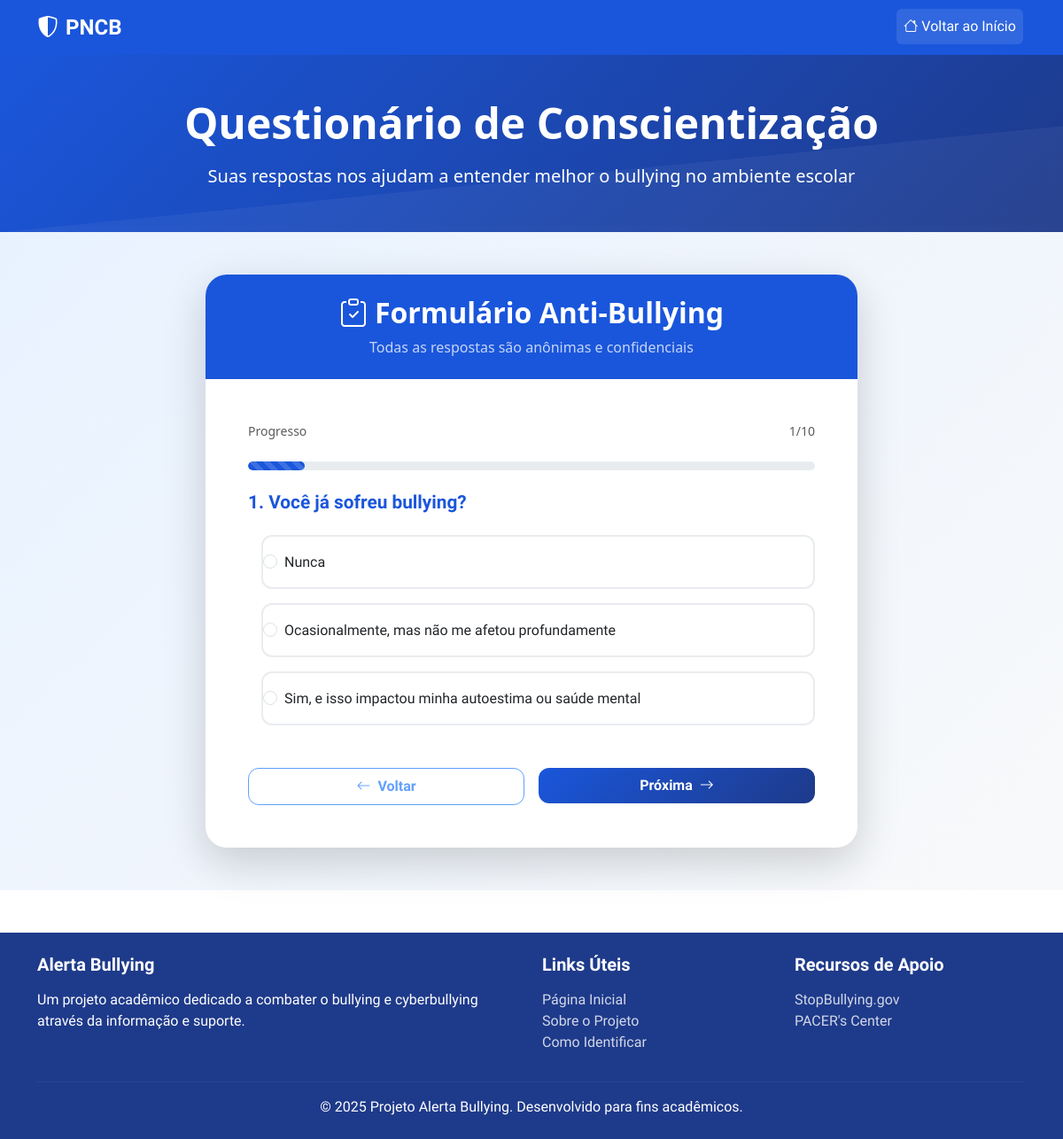
Page /formulario on the committed database.
### tables this page shows
CREATE TABLE Perguntas (
                    id_perg INTEGER PRIMARY KEY AUTOINCREMENT,
                    texto_perg TEXT NOT NULL,
                    ordem_perg INTEGER NOT NULL
                );

CREATE TABLE Resposta (
                    id_opcao INTEGER PRIMARY KEY AUTOINCREMENT,
                    id_pergunta INTEGER,
                    texto_opcao TEXT NOT NULL,
                    pontuacao INTEGER NOT NULL,
                    FOREIGN KEY (id_pergunta) REFERENCES Perguntas(id_perg)
                );

### app.py (the view)
@app.route('/formulario')
def formulario():
    try:
        perguntas = db.buscar_perguntas()
        print(f"✅ Carregadas {len(perguntas)} perguntas do banco")
        return render_template('variavel/formulario/formulario.html', perguntas=perguntas)
    except Exception as e:
        print(f"❌ Erro ao carregar perguntas: {e}")
        return "Erro ao carregar o formulário", 500

### templates/variavel/formulario/formulario.html (shortened to what this page needs)
<!DOCTYPE html>
<html lang="pt-br">
<head>
    <link href="https://cdn.jsdelivr.net/npm/bootstrap@5.3.2/dist/css/bootstrap.min.css" rel="stylesheet">
    <link rel="stylesheet" href="https://cdn.jsdelivr.net/npm/bootstrap-icons@1.11.6/font/bootstrap-icons.css">
    <link rel="stylesheet" href="{{ url_for('static', filename='style/variavel/formulario/formulario.css') }}">
</head>
<body>
    <nav class="navbar navbar-expand-lg navbar-dark bg-primary-custom">
        <div class="container">
            <a class="navbar-brand fw-bold" href="{{ url_for('index') }}">
                <i class="bi bi-shield-shaded me-2"></i>PNCB
            </a>
            <div class="collapse navbar-collapse" id="navbarNav">
                <ul class="navbar-nav ms-auto">
                    <li class="nav-item">
                        <a class="nav-link active" href="{{ url_for('index') }}">
                            <i class="bi bi-house me-1"></i>Voltar ao Início
                        </a>
                    </li>
                </ul>
            </div>
        </div>
    </nav>
    <section class="hero-section text-white text-center py-5">
        <div class="container">
            <h1 class="display-5 fw-bold mb-3">Questionário de Conscientização</h1>
            <p class="lead mb-0">Suas respostas nos ajudam a entender melhor o bullying no ambiente escolar</p>
        </div>
    </section>
    <section class="form-section py-5">
        <div class="container">
            <div class="row justify-content-center">
                <div class="col-lg-8 col-md-10">
                    <div class="card shadow-lg border-0 form-card">
                        <div class="card-header bg-primary-custom text-white text-center py-4">
                            <h2 class="mb-0 fw-bold"><i class="bi bi-clipboard-check me-2"></i>Formulário Anti-Bullying</h2>
                            <p class="mb-0 mt-2 opacity-75">Todas as respostas são anônimas e confidenciais</p>
                        </div>
                        <div class="card-body p-4 p-md-5">
                            <div class="d-flex justify-content-between align-items-center mb-4">
                                <small class="text-muted">Progresso</small>
                                <small class="text-muted"><span id="pergunta-atual">1</span>/{{ perguntas|length }}</small>
                            </div>
                            <div class="progress mb-4" style="height: 10px;">
                                <div class="progress-bar bg-primary-custom progress-bar-striped progress-bar-animated"
                                     role="progressbar" style="width: 10%;"
                                     aria-valuenow="10" aria-valuemin="0" aria-valuemax="100" id="barra-progresso"></div>
                            </div>
                            <form id="formulario-bullying">
                                <div id="container-perguntas">
                                    {% if perguntas %}
                                        {% for pergunta in perguntas %}
                                        <div class="pergunta {% if loop.first %}pergunta-ativa{% else %}d-none{% endif %}" data-id="{{ pergunta.id_perg }}">
                                            <h4 class="question-title mb-4">{{ pergunta.ordem_perg }}. {{ pergunta.texto_perg }}</h4>
                                            <div class="opcoes-resposta">
                                                {% for opcao in pergunta.opcoes %}
                                                <div class="form-check mb-3 option-card">
                                                    <input class="form-check-input" type="radio"
                                                           name="pergunta_{{ pergunta.id_perg }}"
                                                           id="p{{ pergunta.id_perg }}o{{ opcao.id_opcao }}"
                                                           value="{{ opcao.pontuacao }}" required
                                                           data-pergunta="{{ pergunta.id_perg }}">
                                                    <label class="form-check-label w-100" for="p{{ pergunta.id_perg }}o{{ opcao.id_opcao }}">
                                                        {{ opcao.texto_opcao }}
                                                    </label>
                                                </div>
                                                {% endfor %}
                                            </div>
                                        </div>
                                        {% endfor %}
                                    {% endif %}
                                </div>
                                {% if perguntas %}
                                <div class="botoes-navegacao mt-5">
                                    <div class="row g-3">
                                        <div class="col-6">
                                            <button type="button" class="btn btn-outline-primary w-100 py-2" id="btn-voltar" disabled>
                                                <i class="bi bi-arrow-left me-2"></i>Voltar
                                            </button>
                                        </div>
                                        <div class="col-6">
                                            <button type="button" class="btn btn-primary w-100 py-2" id="btn-proximo">
                                                Próxima<i class="bi bi-arrow-right ms-2"></i>
                                            </button>
                                        </div>
                                    </div>
                                </div>
                                {% endif %}
                            </form>
                        </div>
                    </div>
                </div>
            </div>
        </div>
    </section>
    <footer class="footer py-4 mt-5">
        <div class="container">
            <div class="row">
                <div class="col-md-6">
                    <h5>Alerta Bullying</h5>
                    <p>Um projeto acadêmico dedicado a combater o bullying e cyberbullying através da informação e suporte.</p>
                </div>
                <div class="col-md-3">
                    <h5>Links Úteis</h5>
                    <ul class="list-unstyled">
                        <li><a href="{{ url_for('index') }}" class="text-decoration-none">Página Inicial</a></li>
                        <li><a href="{{ url_for('definicao') }}" class="text-decoration-none">Sobre o Projeto</a></li>
                        <li><a href="{{ url_for('identificar') }}" class="text-decoration-none">Como Identificar</a></li>
                    </ul>
                </div>
                <div class="col-md-3">
                    <h5>Recursos de Apoio</h5>
                    <ul class="list-unstyled">
                        <li><a href="https://www.stopbullying.gov/" class="text-decoration-none" target="_blank">StopBullying.gov</a></li>
                        <li><a href="https://www.pacer.org/bullying/info/cyberbullying/" class="text-decoration-none" target="_blank">PACER's Center</a></li>
                    </ul>
                </div>
            </div>
            <hr>
            <p class="text-center mb-0">&copy; 2025 Projeto Alerta Bullying. Desenvolvido para fins acadêmicos.</p>
        </div>
    </footer>
</body>
</html>

### static/style/variavel/formulario/formulario.css (style rules this page uses)
:root { --primary-blue: #1a56db; --secondary-blue: #1e4a7c; --light-blue: #e8f2ff; --accent-blue: #3b82f6; --dark-blue: #1e3a8a; --text-dark: #2d3748; --text-light: #718096; --white: #ffffff; }
.navbar.bg-primary-custom { background-color: var(--primary-blue) !important; }
.navbar-brand { font-family: 'Comic Neue', cursive; font-weight: 700; font-size: 1.5rem; }
.navbar-nav .nav-link { font-family: 'Comic Neue', cursive; font-weight: 500; padding: 0.5rem 1rem; margin: 0 0.2rem; border-radius: 0.375rem; transition: all 0.3s ease; }
.navbar-nav .nav-link:hover, .navbar-nav .nav-link.active { background-color: rgba(255, 255, 255, 0.1); transform: translateY(-1px); }
.hero-section { background: linear-gradient(135deg, var(--primary-blue) 0%, var(--dark-blue) 100%); position: relative; overflow: hidden; }
.hero-section::before { content: ''; position: absolute; top: 0; left: 0; right: 0; bottom: 0; background-size: cover; }
.hero-section .container { position: relative; z-index: 2; }
.form-section { background: linear-gradient(135deg, var(--light-blue) 0%, #f8f9fa 100%); min-height: 70vh; }
.form-card { border-radius: 1.5rem; overflow: hidden; border: none; box-shadow: 0 4px 6px rgba(0, 0, 0, 0.05); transition: all 0.3s ease; }
.card-header { border-bottom: none; }
.question-title { color: var(--primary-blue); font-family: 'Comic Neue', cursive; font-weight: 700; font-size: 1.3rem; }
.option-card { margin-left: 15px; padding: 1rem 1.5rem; border: 2px solid #e9ecef; border-radius: 0.75rem; transition: all 0.3s ease; cursor: pointer; margin-bottom: 1rem; }
.option-card .form-check-label { font-family: 'Comic Neue', cursive; font-weight: 400; font-size: 1rem; cursor: pointer; width: 100%; }
.pergunta { transition: all 0.4s ease-in-out; }
.pergunta-ativa { display: block !important; animation: slideIn 0.4s ease-out; }
.progress { border-radius: 1rem; background-color: #e9ecef; height: 10px; }
.progress-bar { border-radius: 1rem; transition: width 0.5s ease; background-color: var(--primary-blue); }
.btn { border-radius: 0.75rem; font-family: 'Comic Neue', cursive; font-weight: 600; transition: all 0.3s ease; }
.btn-primary { background: linear-gradient(135deg, var(--primary-blue) 0%, var(--dark-blue) 100%); border: none; padding: 0.75rem 2rem; }
.btn-outline-primary { color: var(--primary-blue); border-color: var(--primary-blue); padding: 0.75rem 2rem; }
.footer { background-color: var(--dark-blue) !important; color: var(--white); margin-top: auto; }
.footer h5 { color: var(--white); font-family: 'Comic Neue', cursive; font-weight: 600; margin-bottom: 1rem; }
.footer p, .footer li { font-family: 'Comic Neue', cursive; font-weight: 400; }
.footer a { color: rgba(255, 255, 255, 0.8); transition: color 0.3s ease; text-decoration: none; font-family: 'Comic Neue', cursive; }
.footer hr { border-color: rgba(255, 255, 255, 0.2); }
.bg-primary-custom { background-color: var(--primary-blue) !important; }
.opacity-75 { opacity: 0.75; }

### rows in the picture
Perguntas: ordem_perg "1", texto_perg "Você já sofreu bullying?"
Resposta: texto_opcao "Nunca"
Resposta: texto_opcao "Ocasionalmente, mas não me afetou profundamente"
Resposta: texto_opcao "Sim, e isso impactou minha autoestima ou saúde mental"

### other values in the picture
{{ perguntas|length }} "10"
